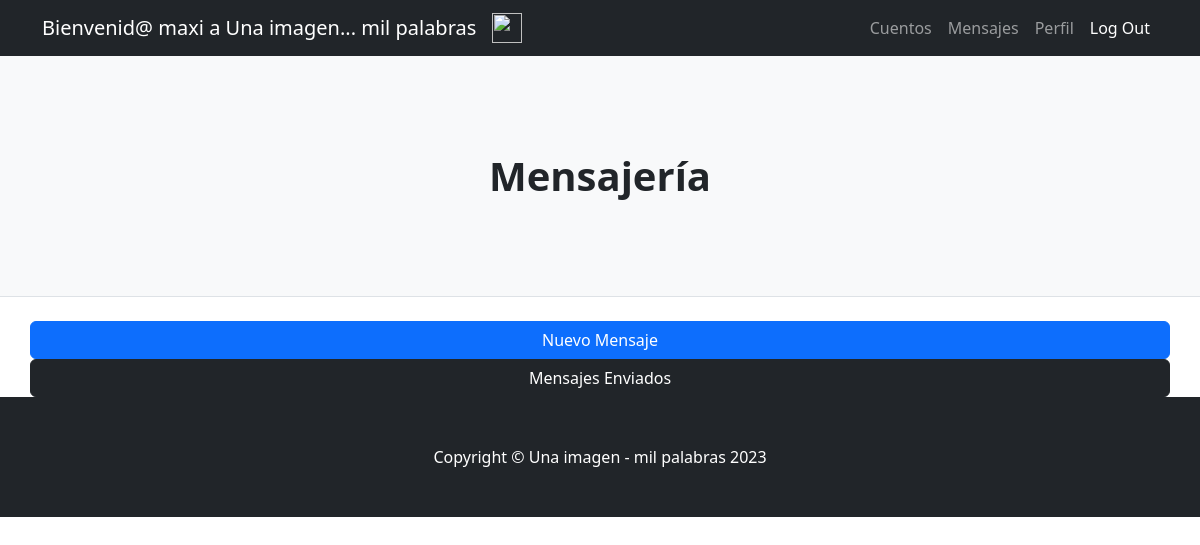
The page /AppUsuarios/mensajes/ (signed in) on the database as committed earlier.
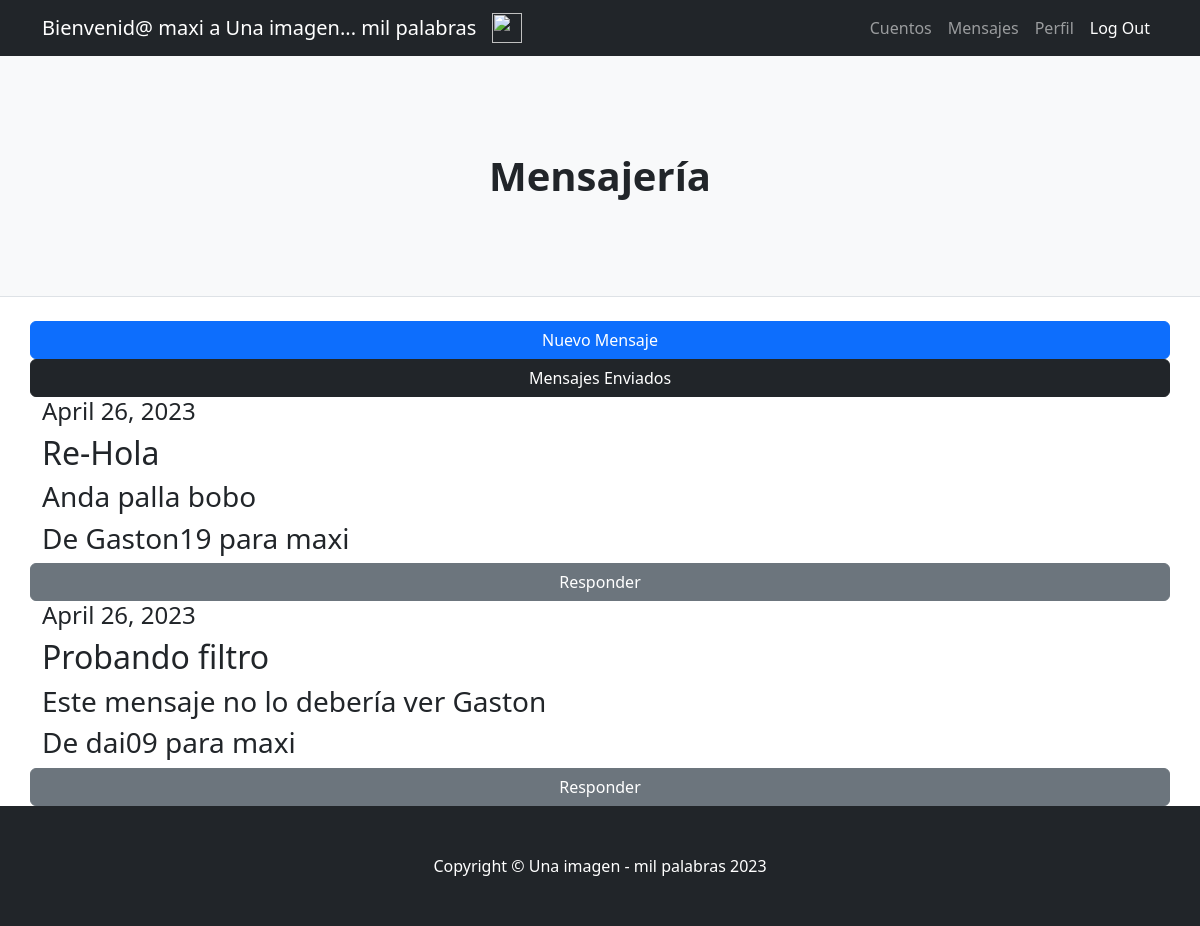
The same page on the database as committed later.
### AppUsuarios/models.py (models this page shows)
class Mensaje(models.Model):
    remitente=models.ForeignKey(User, related_name="remitente", on_delete=models.CASCADE)
    destinatario=models.ForeignKey(User, related_name="destinatario", on_delete=models.CASCADE)
    titulo=models.CharField(max_length=30)
    contenido=models.CharField(max_length=1000)
    fecha=models.DateField()

### AppUsuarios/views.py (the view)
# urls.py: path('mensajes/', mensajes, name='mensajes'),
@login_required
def mensajes(request):
    mensajes=Mensaje.objects.all()
    return render (request, 'AppUsuarios/mensajesRecibidos.html', {'mensajes':mensajes})

### AppUsuarios/templates/AppUsuarios/mensajesRecibidos.html
{% extends "AppUsuarios/padre.html" %}
{% load static %}
{% block titulo %}
<h1 class="fw-bolder">Mensajería</h1>
{% endblock %}
{% block cuerpo %}
<body>
    <a class="btn btn-primary" href="{% url 'nuevoMensaje' %}">Nuevo Mensaje</a>
    <a class="btn btn-dark" href="{% url 'mensajesEnviados' %}">Mensajes Enviados</a>
    {% for mensaje in mensajes %}
    {% if mensaje.destinatario == request.user %}
    <h4>{{ mensaje.fecha }}</h4>
    <h2>{{ mensaje.titulo }}</h2>
    <h3>{{ mensaje.contenido }}</h3>
    <h3>De {{ mensaje.remitente }} para {{mensaje.destinatario}}</h3>
    <a class="btn btn-secondary" href="{% url 'responder' mensaje.id %}">Responder</a>
    {% endif %}
    {% endfor %}
</body>
{% endblock %}

Rows that differ between the two databases and show on the page:
added Mensaje: fecha "April 26, 2023", titulo "Re-Hola", contenido "Anda palla bobo", remitente "Gaston19", destinatario "maxi"
added Mensaje: fecha "April 26, 2023", titulo "Probando filtro", contenido "Este mensaje no lo debería ver Gaston", remitente "dai09", destinatario "maxi"
